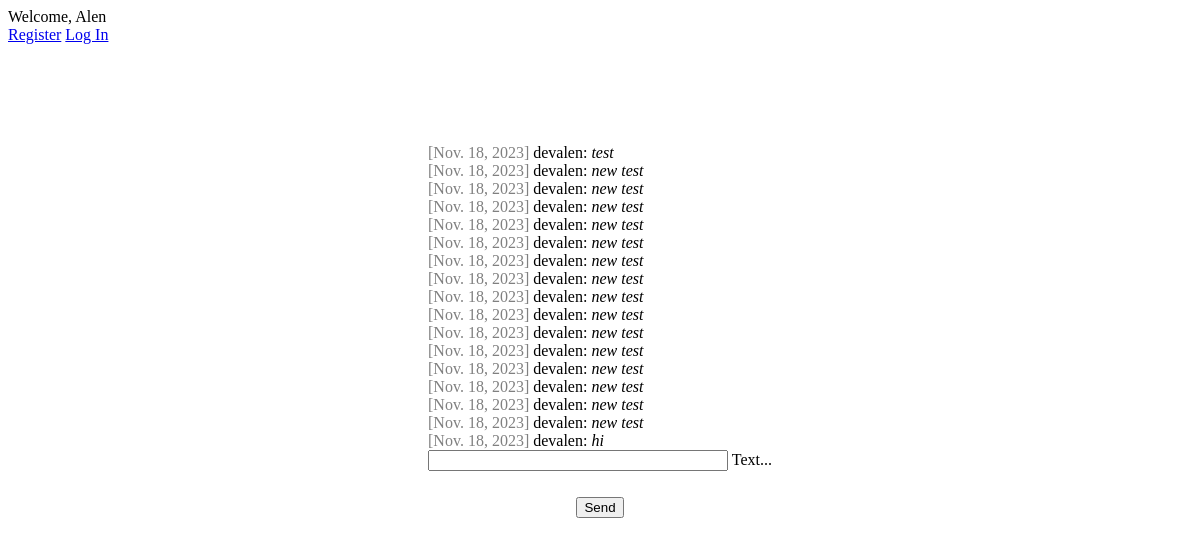
The app's page /chat/ (signed in), older data.
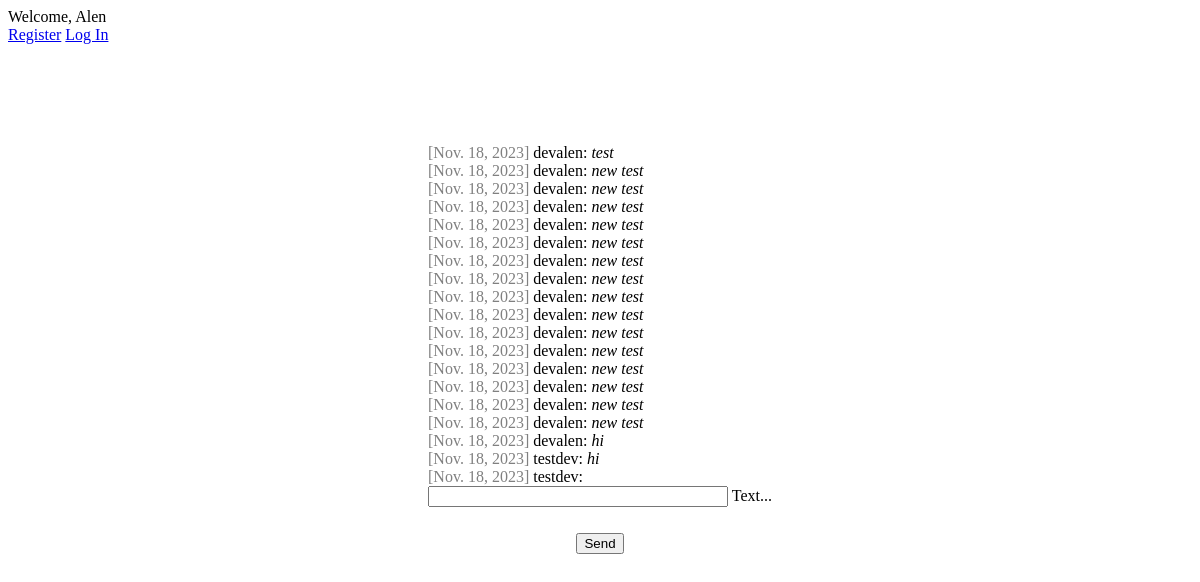
The same page, newer data.
### chat/models.py (models this page shows)
class Message(models.Model):
    text = models.CharField(max_length=500)
    created_at = models.DateField(default=date.today)
    chat = models.ForeignKey(Chat, on_delete=models.CASCADE, related_name='chat_message_set', default=None, blank=True, null=True)
    author = models.ForeignKey(settings.AUTH_USER_MODEL, on_delete=models.CASCADE, related_name='author_message_set')
    receiver = models.ForeignKey(settings.AUTH_USER_MODEL, on_delete=models.CASCADE, related_name='receiver_message_set')

### chat/views.py (the view, shortened to what this page needs)
# urls.py: path('chat/', index),
@login_required(login_url='/login/')
def index(request):
    chatMessages = Message.objects.filter(chat__id = 1)
    return render(request, 'chat/index.html', {'messages': chatMessages})

### chat/templates/chat/index.html (shortened to what this page needs)
{% extends "base.html" %}
{% block content %}
<div class="chat-box">
  {% if request.user.is_authenticated %}
  <div id="msgContainer">
  {% for message in messages %}
  <div class="chat">
    <span class="text-gray">[{{ message.created_at }}]</span> {{ message.author}}: <i>{{ message.text }}</i>
  </div>
  {% endfor %}
</div>
  <form onsubmit="sendMessage(); return false;" method="post">
      <div class="mdl-textfield mdl-js-textfield mdl-textfield--floating-label">
        <input name="textmessage" class="mdl-textfield__input" type="text" id="messageField">
        <label class="mdl-textfield__label" for="messageField">Text...</label>
      </div>
    </div>
<button class="mdl-button mdl-js-button mdl-button--raised mdl-js-ripple-effect mdl-button--accent">
Send
</button>
{% else %}
<h1>Not Logged in</h1>
<p>You are not logged in. Please login in to see chat!</p><br>
Please click <a href="/login/">here</a>
{% endif %}
{% endblock %}

Row changes from the older to the newer data that the page shows:
added Message: created_at "Nov. 18, 2023", author "testdev", text "hi"
added Message: created_at "Nov. 18, 2023", author "testdev"
